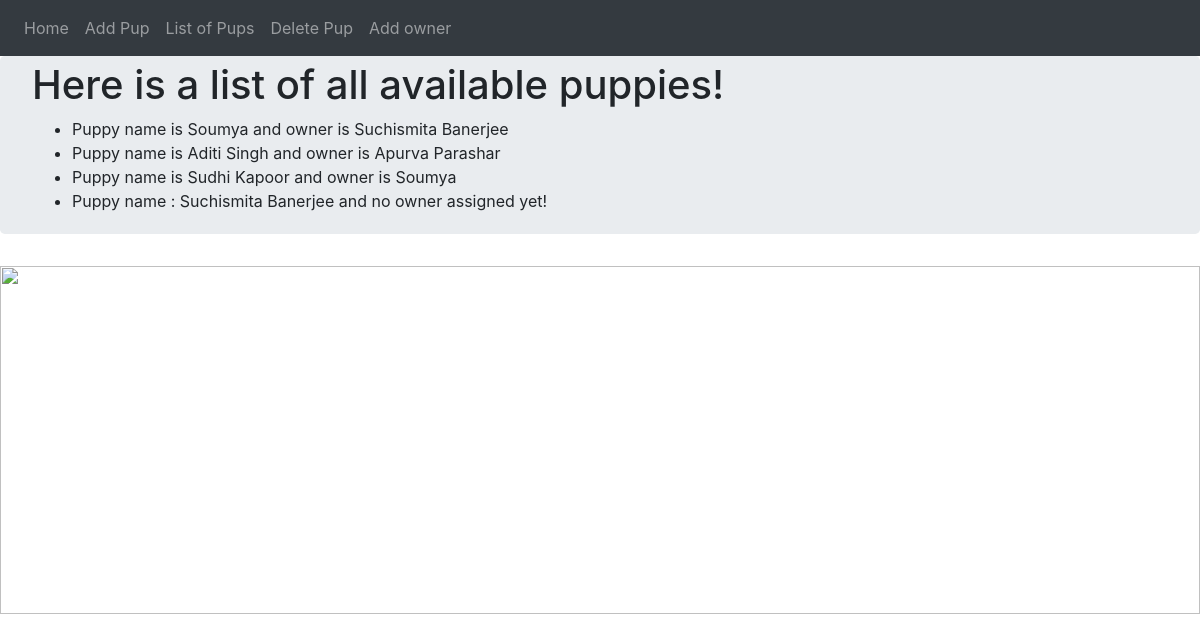
Page /list on the committed database.
### adoption_site.py (models this page shows, shortened)
class Puppy(db.Model):
	__tablename__ = 'puppies'
	id = db.Column(db.Integer, primary_key = True)
	name = db.Column(db.Text)
	owner = db.relationship('Owner', backref = 'puppy', uselist = False)
	def __repr__(self):
		if self.owner:
			return f"Puppy name is {self.name} and owner is {self.owner.name}"
		else:
			return f'Puppy name : {self.name} and no owner assigned yet!'

class Owner(db.Model):
	__tablename__ = 'owners'
	id = db.Column(db.Integer, primary_key = True)
	name = db.Column(db.Text)
	puppy_id = db.Column(db.Integer, db.ForeignKey('puppies.id'))

### adoption_site.py (the view)
@app.route('/list')
def list_pup():
	puppies = Puppy.query.all()
	return render_template('list.html',puppies = puppies)

### templates/list.html
{% extends "base.html" %}
{% block content %}
	<div class = "jumbotron">
		<h1>Here is a list of all available puppies!</h1>
		<ul>
			{% for pup in puppies %}
				<li>{{pup}}</li>
			{% endfor %}
		</ul>
	</div>
{% endblock %}

### templates/base.html (shortened to what this page needs)
<!DOCTYPE html>
<html lang = "en" dir = "ltr">
	<head>
		<link rel="stylesheet" href="https://stackpath.bootstrapcdn.com/bootstrap/4.3.1/css/bootstrap.min.css">
	</head>
	<body>
		<nav class = "navbar navbar-expand-lg navbar-dark bg-dark">
			<div class = "navbar-nav">
				<a class = "nav-item nav-link" href = "{{url_for('index')}}">Home</a>
				<a class = "nav-item nav-link" href = "{{url_for('add_pup')}}">Add Pup</a>
				<a class = "nav-item nav-link" href = "{{url_for('list_pup')}}">List of Pups</a>
				<a class = "nav-item nav-link" href = "{{url_for('del_pup')}}">Delete Pup</a>
				<a class = "nav-item nav-link" href = "{{url_for('add_owner')}}">Add owner</a>
			</div>
		</nav>
		{% block content %}
		{% endblock %}
	<div id="carouselExampleIndicators" class="carousel slide" data-ride="carousel">
  			<ol class="carousel-indicators">
   				<li data-target="#carouselExampleIndicators" data-slide-to="0" class="active"></li>
    			<li data-target="#carouselExampleIndicators" data-slide-to="1"></li>
   				<li data-target="#carouselExampleIndicators" data-slide-to="2"></li>
  			</ol>
  			<div class="carousel-inner">
    			<div class="carousel-item active">
      				<img src="https://images.unsplash.com/photo-1553735934-2d11a9f60cb1?ixlib=rb-1.2.1&ixid=eyJhcHBfaWQiOjEyMDd9&auto=format&fit=crop&w=750&q=80" class="d-block w-100" height="348px" >
    			</div>
  			</div>
  			<a class="carousel-control-prev" href="#carouselExampleIndicators" role="button" data-slide="prev">
    			<span class="carousel-control-prev-icon" aria-hidden="true"></span>
  			</a>
  			<a class="carousel-control-next" href="#carouselExampleIndicators" role="button" data-slide="next">
    			<span class="carousel-control-next-icon" aria-hidden="true"></span>
  			</a>
		</div>
	</body>
</html>

### templates/base.html (style rules this page uses)
.jumbotron { padding-bottom: 5px; padding-top: 5px; }

### rows in the picture
Puppy: name.name "Puppy name is Soumya and owner is Suchismita Banerjee"
Puppy: name.name "Puppy name is Aditi Singh and owner is Apurva Parashar"
Puppy: name.name "Puppy name is Sudhi Kapoor and owner is Soumya"
Puppy: name "Puppy name : Suchismita Banerjee and no owner assigned yet!"
